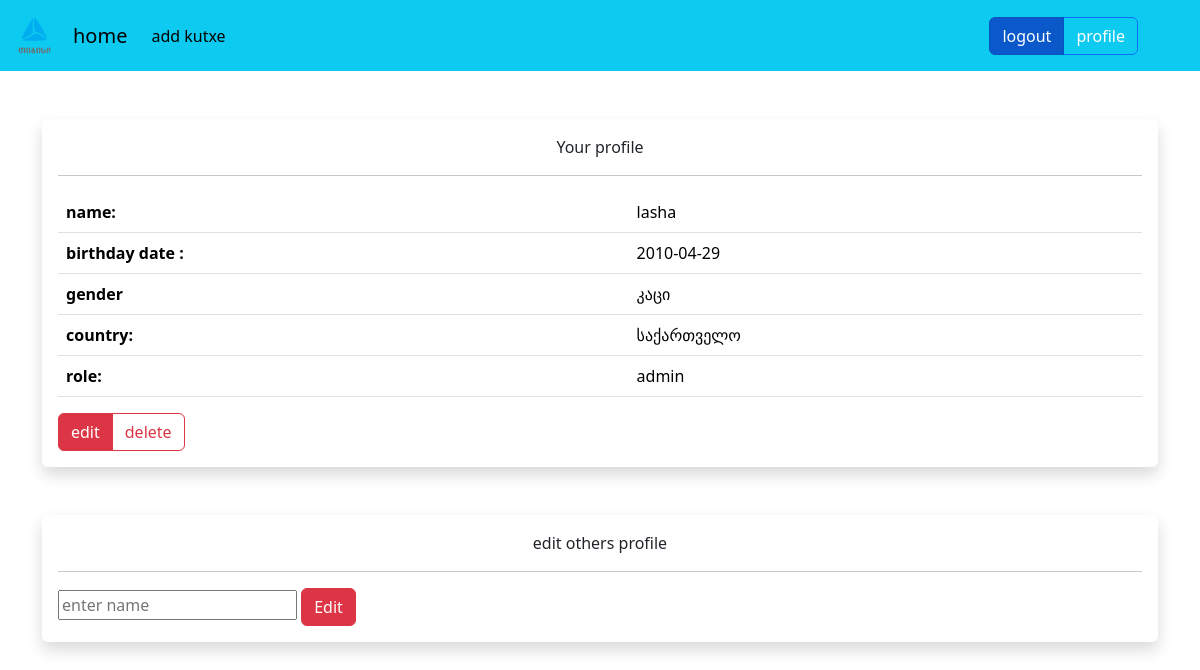
The page /profile (signed in) on the database its author committed.
### models.py (models this page shows, shortened)
class Reg(db.Model, UserMixin) :
    __tablename__ ="Regs"
    id = db.Column(db.Integer, primary_key=True)
    name = db.Column(db.String, unique=True)
    password = db.Column(db.String)
    birthday = db.Column(db.Date)
    gender = db.Column(db.String)
    country = db.Column(db.String)
    role =  db.Column(db.String)

### routes.py (the view)
@app.route("/profile")
def profile():
    return render_template("profile.html")

### models.py (called while the page is built)
@login_manager.user_loader
def load_user(user_id) :
    return Reg.query.get(user_id)

### templates/profile.html
{% extends "/base.html" %}
{% block container %}
<div class="container bg-white mt-5 p-3 rounded shadow" style="...">
    <p style="text-align: center;">Your profile</p>
    <hr>
    <table class="table">
        <tr>
            <th>name:</th>
            <td>{{current_user["name"]}}</td>
        </tr>
        <tr>
            <th>birthday date :</th>
            <td>{{current_user["birthday"]}}</td>
        </tr>
        <tr>
            <th>gender</th>
            <td>{{current_user["gender"]}}</td>
        </tr>
        <tr>
            <th>country:</th>
            <td>{{current_user["country"]}}</td>
        </tr>
        <tr>
            <th>role:</th>
            <td>{{current_user["role"]}}</td>
        </tr>
    </table>
    <div class="btn-group">
        <a href="/profile/{{current_user['id'] }}" class="btn btn-danger" >edit</a>
        <a href="/delete_profile/{{current_user['id'] }}" class="btn btn-outline-danger">delete</a>
    </div>
</div>
{% if current_user.role=="admin" %}
<div class="container bg-white mt-5 p-3 rounded shadow" style="...">
    <p style="text-align: center;">edit others profile</p>
    <hr>
     <div>
        <form action="/edit" method="GET">
            <input type="text" name="name" placeholder="enter name">
            <button type="submit" class="btn btn-danger">Edit</button>
        </form>
    </div>
</div>
{% endif %}
{% endblock %}

### rows shown on the page
Reg: name "lasha", birthday "2010-04-29", gender "კაცი", country "საქართველო", role "admin"
